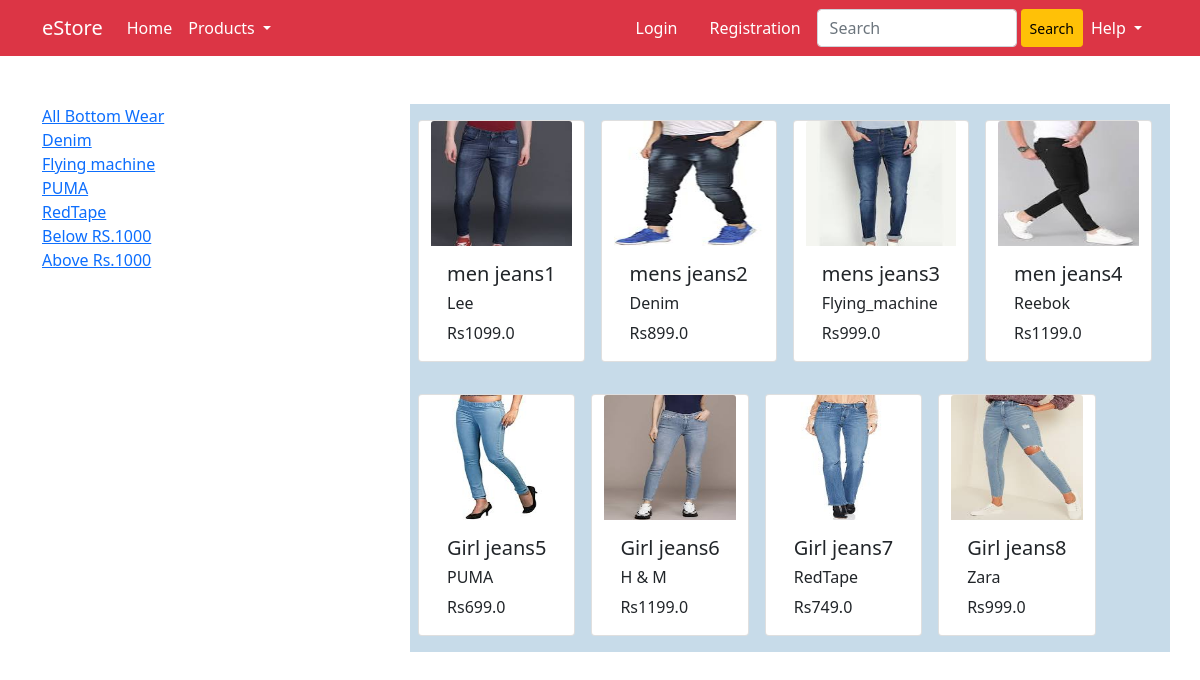
The app's page /bottomwear/ with its own data.
### app1/models.py (models this page shows, shortened)
class Product(models.Model):
    title=models.CharField(max_length=50)
    selling_price=models.FloatField()
    discount_price=models.FloatField()
    description=models.TextField()
    brand=models.CharField(max_length=50)
    category=models.CharField(choices=CATEGORY_CHOICES, max_length=10)
    product_image=models.ImageField(upload_to='productimg')

### app1/views.py (the view)
# urls.py: path('bottomwear/',views.BottomWearView, name='bottomwear'),
def BottomWearView(request, data=None):
    if data==None:
        bottomwears=Product.objects.filter(category='BW')
    elif data=='Denim' or data=='PUMA' or data=='Flying_machine' or data=='RedTape':
        bottomwears=Product.objects.filter(category='BW').filter(brand=data)
    elif data=='below':
        bottomwears=Product.objects.filter(category='BW').filter(discount_price__lt=1000)
    elif data=='above':
        bottomwears=Product.objects.filter(category='BW').filter(discount_price__gt=1000)
    return render(request, 'bottomwear.html', {'bottomwears':bottomwears})

### templates/bottomwear.html (shortened to what this page needs)
{% extends 'base.html' %}
{% load static %}
{% block body %}
<div class="container my-5">
 <div class="row">
  <div class="col-sm-3">
   <a  href="{% url 'bottomwear' %}">All Bottom Wear</a><br>
   <a href="{% url 'bottomweardata' 'Denim' %}">Denim</a><br>
   <a href="{% url 'bottomweardata' 'Flying_machine' %}">Flying machine</a><br>
   <a href="{% url 'bottomweardata' 'PUMA' %}">PUMA</a><br>
   <a href="{% url 'bottomweardata' 'RedTape' %}">RedTape</a><br>
   <a href="{% url 'bottomweardata' 'below' %}">Below RS.1000</a><br>
   <a href="{% url 'bottomweardata' 'above' %}">Above Rs.1000</a><br>
  </div>
  <div class="col-sm-8 offset-sm-1">
    <div class="row" style="background-color: rgb(199, 219, 233);">
    {% for bw in bottomwears %}
    <div class="card mb-3 mt-3 mx-2 my-2" style="width: auto"  >
     <a href="{% url 'productdetail' bw.id %}"><img src="{{bw.product_image.url }}" class="card-img-top" alt="..." height="125px"></a>
      <div class="card-body">
        <h5 class="card-title">{{bw.title}}</h5>
        <h6 class="card-title">{{bw.brand}}</h6>
        <p class="card-text">Rs{{bw.discount_price}}</p>
      </div>
    </div>
    {% endfor %}
  </div>
 </div>
</div>
{% endblock body %}

### records on screen
Product: product_image (picture), title "men jeans1", brand "Lee", discount_price "1099.0"
Product: product_image (picture), title "mens jeans2", brand "Denim", discount_price "899.0"
Product: product_image (picture), title "mens jeans3", brand "Flying_machine", discount_price "999.0"
Product: product_image (picture), title "men jeans4", brand "Reebok", discount_price "1199.0"
Product: product_image (picture), title "Girl jeans5", brand "PUMA", discount_price "699.0"
Product: product_image (picture), title "Girl jeans6", brand "H & M", discount_price "1199.0"
Product: product_image (picture), title "Girl jeans7", brand "RedTape", discount_price "749.0"
Product: product_image (picture), title "Girl jeans8", brand "Zara", discount_price "999.0"
